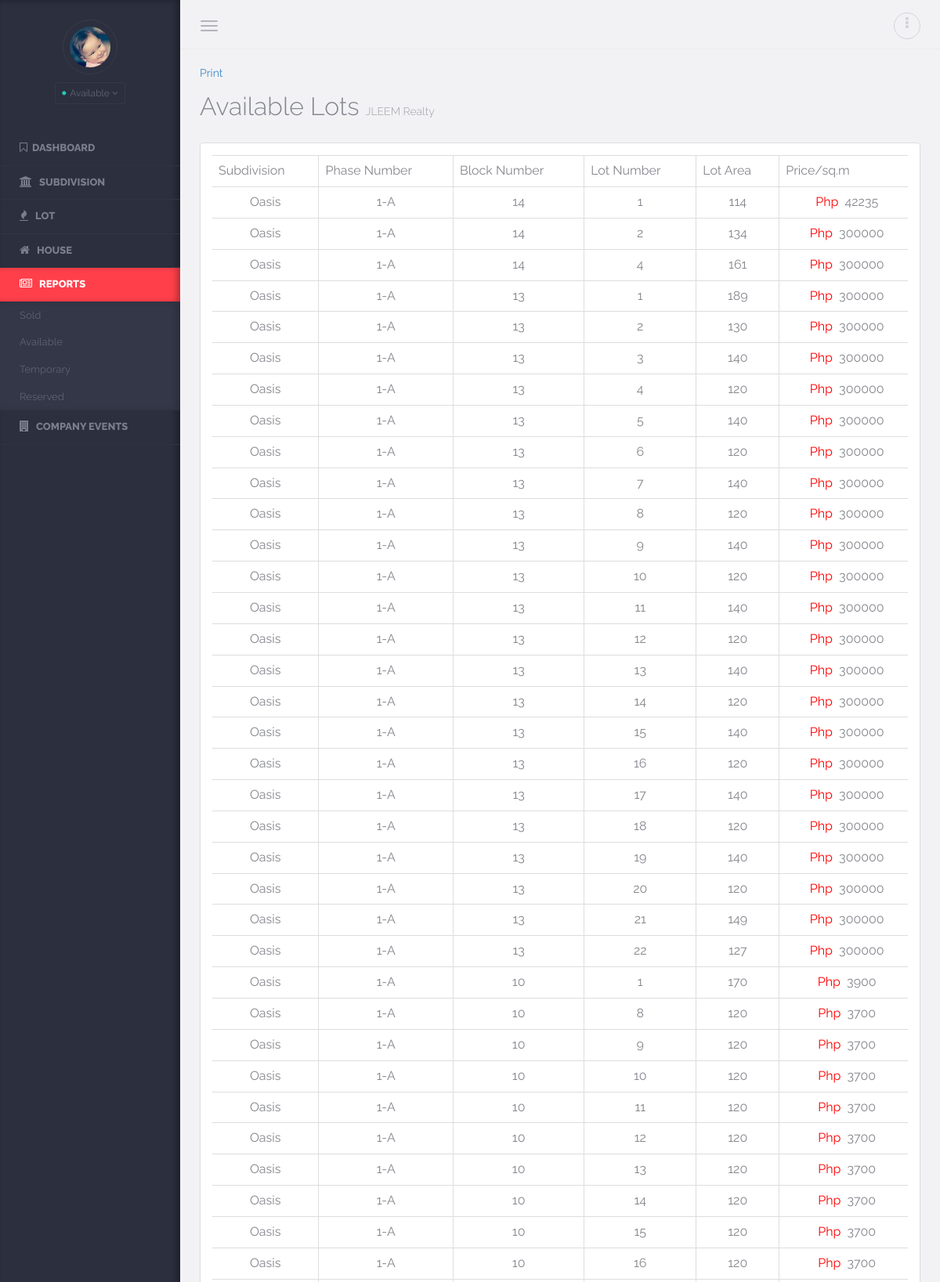
The page /available.php?status=Available (upper part) on the database its author committed.
### tables this page shows
CREATE TABLE IF NOT EXISTS `lot` (
  `lot_id` int(11) NOT NULL AUTO_INCREMENT,
  `subdname` varchar(25) NOT NULL,
  `phase` varchar(5) NOT NULL,
  `block` int(3) NOT NULL,
  `lotno` int(3) NOT NULL,
  `lotarea` int(11) NOT NULL,
  `class` varchar(15) NOT NULL,
  `price` varchar(15) NOT NULL,
  `tcp` int(11) NOT NULL,
  `lotstatus` varchar(20) NOT NULL,
  `remarks` varchar(1000) NOT NULL,
  `soldto` varchar(50) NOT NULL,
  PRIMARY KEY (`lot_id`)
);

### available.php (the view, shortened to what this page needs)
<html lang="en">
<head>
	<link rel="stylesheet" href="assets/css/bootstrap/bootstrap.css" />
    <link rel="stylesheet" href="assets/css/plugins/calendar/calendar.css" />
    <link rel="stylesheet" href="assets/css/app/app.v1.css" />
</head>
<header>
<aside class="left-panel">
            <div class="user text-center">
                  <img src="assets/images/avtar/user.png" class="img-circle" alt="...">
                  <h4 class="user-name"> <h4><?php echo $_SESSION['fname'];?></h4>
                  <div class="dropdown user-login">
                  <button class="btn btn-xs dropdown-toggle btn-rounded" type="button" data-toggle="dropdown" aria-expanded="true">
                    <i class="fa fa-circle status-icon available"></i> Available <i class="fa fa-angle-down"></i>
                  </button>
                  </div>
            </div>
 <nav class="navigation">
            	<ul class="list-unstyled">
                	<li ><a href="admin_index.php"><i class="fa fa-bookmark-o"></i><span class="nav-label">Dashboard</span></a></li>
                    <li class="has-submenu"><a href="subdivision.php"><i class="fa fa-university"></i> <span class="nav-label">Subdivision</span></a>
                    </li>
                   <li class="has-submenu"><a href="lot.php"><i class="fa fa-fire"></i> <span class="nav-label">Lot</span></a>
                    </li>
                    <li class="has-submenu"><a href="house.php"><i class="fa fa-home"></i> <span class="nav-label">House</span></a>
                    </li>
                   <li class="active"><a href="report.php"><i class="fa fa-newspaper-o"></i> <span class="nav-label">Reports</span></a>
                   <ul class="list-unstyled">
						<li><a href="sold.php?status=sold">Sold</a></li>
                        	<li><a href="available.php?status=Available">Available</a></li>
							<li><a href="temporary.php?status=Temporarily Reserved">Temporary</a></li>
                        	<li><a href="reserved.php?status=Reserved">Reserved</a></li>
                        </ul>
                    </li>
                    <li class="has-submenu"><a href="events.php"><i class="fa fa-building"></i> <span class="nav-label">Company Events</span></a>
                    </li>
                </ul>
            </nav>
    </aside>
		<section class="content">
		<header class="top-head container-fluid">
            <button type="button" class="navbar-toggle pull-left">
                <span class="icon-bar"></span>
                <span class="icon-bar"></span>
                <span class="icon-bar"></span>
            </button>
       <ul class="nav-toolbar">
   <li class="dropdown"><a href="#" data-toggle="dropdown"><i class="fa fa-ellipsis-v"></i></a>
                </li>
            </ul>
        </header>
 <div class="warper container-fluid">
 <a href="lot_pdf.php"> Print </a>
  <div class="page-header"><h1>Available Lots <small>JLEEM Realty</small></h1></div>
 		<div class="panel panel-default">
                        <div class="panel-body table-responsive">
  <table class="table table-bordered">
                            <tr>
                              <td>Subdivision</td>
                              <td >Phase Number</td>
                              <td >Block Number</td>
                              <td>Lot Number</td>
                              <td >Lot Area</td>
                              <td >Price/sq.m</td>
                            </tr>
<?php
$status=$_GET['status'];
$result = mysql_query("SELECT * FROM lot where lotstatus='$status' ORDER BY lot_id");
$rows = MYSQL_NUMROWS($result);
If ($rows == 0)
	{
	echo 'Sorry No Record Found!';
	}
else if ($rows > 0)
	{
	$i=0;
	while ($i<$rows)
		{
			$subdname = MYSQL_RESULT($result,$i,"subdname");
			$phase = MYSQL_RESULT($result,$i,"phase");
			$block = MYSQL_RESULT($result,$i,"block");
			$lotno = MYSQL_RESULT($result,$i,"lotno");
			$lotarea = MYSQL_RESULT($result,$i,"lotarea");
			$price = MYSQL_RESULT($result,$i,"price");
?>
                            <tr>
                              <td align="center"><?php echo $subdname ?></td>
                              <td align="center"><?php echo $phase ?></td>
                              <td align="center"><?php echo $block ?></td>
                              <td align="center"><?php echo $lotno; ?></td>
                              <td align="center"><?php echo $lotarea; ?></td>
                              <td align="center">&nbsp;<font color="#FF0000"> Php</font>&nbsp; <?php echo $price; ?></td>
                            </tr>
                            <?php
$i++;
	}
	}
?>
      </table>
</div>
</div>
</body>
</html>

### assets/css/app/app.v1.css (style rules this page uses)
body, html { overflow-x:hidden; }
aside.left-panel { background-color:#2b2f3e; width:230px; position:fixed; padding:25px 0px; box-shadow:inset -5px 0px 8px rgba(0,0,0,0.3); height:100%; top:0px; left:0px; }
.user { margin-bottom:35px; }
.user h4.user-name { color:#8e909a; font-size:16px; }
.user img { border:1px solid #383c4a; padding:8px; width:70px; }
.user .user-login { display:inline-block; }
.user .user-login .btn { border:1px solid #343847; background-color:transparent; color:#616574; padding:4px 8px; }
.navigation { margin:20px 0px; }
.navigation > ul > li { position:relative; }
.navigation > ul > li.has-submenu:after { content:"\f105"; font-family: 'FontAwesome'; display:inline-block; position:absolute; color:#7a7e8a; right:15px; transition: all 0.4s; -moz-transition: all 0.4s; -webkit-transition: all 0.4s; -o-transition: all 0.4s; top:10px; visibility:hidden; }
.navigation > ul > li > a { display:block; padding:12px 25px; color:#7a7e8a; text-transform:uppercase; font-size:13px; text-decoration:none; font-weight:800; border-bottom:1px solid #2f3444; transition: all 0.4s; -moz-transition: all 0.4s; -webkit-transition: all 0.4s; -o-transition: all 0.4s; }
.navigation > ul > li:hover > a, .navigation > ul > li.active:hover > a, .navigation > ul > li.active > a { color:#fff; background-color: #ff404b; -webkit-box-shadow: inset -6px 0 8px -2px rgba(0,0,0,0.3); box-shadow: inset -6px 0 8px -2px rgba(0,0,0,0.3); }
.navigation ul li a i { margin-right:6px; font-size:14px; }
.navigation ul li ul { display:none; background-color:#333747; -webkit-box-shadow: inset -6px 0 8px -2px rgba(0,0,0,0.2); box-shadow: inset -6px 0 8px -2px rgba(0,0,0,0.2); }
aside:not(.collapsed) .navigation ul li.active ul { display:block; }
.navigation ul li ul li a { padding:8px 25px; color:#5e6271; text-decoration:none; white-space:nowrap; transition: all 0.2s; -moz-transition: all 0.2s; -webkit-transition: all 0.2s; -o-transition: all 0.2s; font-size:13px; border-left:0px solid #5e6271; text-align:left; display:block; }
header { background-color:#f2f2f4; border-bottom:1px solid #ececee; padding-top:4px; padding-bottom:4px; }
.navbar-toggle { margin:8px 20px 8px 0px; display:block; padding-left:0px; }
.navbar-toggle .icon-bar { background-color:#b3b3be; }
.nav-toolbar { margin:8px 0px; float:right; }
.nav-toolbar > li { padding:0px; display:inline-block; margin-left:5px; position:relative; list-style:none; }
.nav-toolbar > li > a { color:#d3d3db; font-size:18px; border:1px solid #d3d3db; border-radius:50px; height:34px; width:34px; text-align:center; display:block; padding:4px; }
.content { margin-left:230px; }
.content > .container-fluid { padding-left:25px; padding-right:25px; }
.warper { padding-top:20px; padding-bottom:20px; min-height:550px; }
.page-header { margin:0px; border:0px; }
.page-header h1 { color:#84868e; font-weight:300; font-size:32px; margin-top:15px; margin-bottom:20px; }
.page-header * { font-weight:300; }
.page-header * small { font-size:14px; color:#9D9EA5; }
.panel { margin-bottom:30px; }

### rows shown on the page
lot: subdname "Oasis", phase "1-A", block "14", lotno "1", lotarea "114", price "42235"
lot: subdname "Oasis", phase "1-A", block "14", lotno "2", lotarea "134", price "300000"
lot: subdname "Oasis", phase "1-A", block "14", lotno "4", lotarea "161", price "300000"
lot: subdname "Oasis", phase "1-A", block "13", lotno "1", lotarea "189", price "300000"
lot: subdname "Oasis", phase "1-A", block "13", lotno "2", lotarea "130", price "300000"
lot: subdname "Oasis", phase "1-A", block "13", lotno "3", lotarea "140", price "300000"
lot: subdname "Oasis", phase "1-A", block "13", lotno "4", lotarea "120", price "300000"
lot: subdname "Oasis", phase "1-A", block "13", lotno "5", lotarea "140", price "300000"
lot: subdname "Oasis", phase "1-A", block "13", lotno "6", lotarea "120", price "300000"
lot: subdname "Oasis", phase "1-A", block "13", lotno "7", lotarea "140", price "300000"
lot: subdname "Oasis", phase "1-A", block "13", lotno "8", lotarea "120", price "300000"
lot: subdname "Oasis", phase "1-A", block "13", lotno "9", lotarea "140", price "300000"
lot: subdname "Oasis", phase "1-A", block "13", lotno "10", lotarea "120", price "300000"
lot: subdname "Oasis", phase "1-A", block "13", lotno "11", lotarea "140", price "300000"
lot: subdname "Oasis", phase "1-A", block "13", lotno "12", lotarea "120", price "300000"
lot: subdname "Oasis", phase "1-A", block "13", lotno "13", lotarea "140", price "300000"
lot: subdname "Oasis", phase "1-A", block "13", lotno "14", lotarea "120", price "300000"
lot: subdname "Oasis", phase "1-A", block "13", lotno "15", lotarea "140", price "300000"
lot: subdname "Oasis", phase "1-A", block "13", lotno "16", lotarea "120", price "300000"
lot: subdname "Oasis", phase "1-A", block "13", lotno "17", lotarea "140", price "300000"
lot: subdname "Oasis", phase "1-A", block "13", lotno "18", lotarea "120", price "300000"
lot: subdname "Oasis", phase "1-A", block "13", lotno "19", lotarea "140", price "300000"
lot: subdname "Oasis", phase "1-A", block "13", lotno "20", lotarea "120", price "300000"
lot: subdname "Oasis", phase "1-A", block "13", lotno "21", lotarea "149", price "300000"
lot: subdname "Oasis", phase "1-A", block "13", lotno "22", lotarea "127", price "300000"
lot: subdname "Oasis", phase "1-A", block "10", lotno "1", lotarea "170", price "3900"
lot: subdname "Oasis", phase "1-A", block "10", lotno "8", lotarea "120", price "3700"
lot: subdname "Oasis", phase "1-A", block "10", lotno "9", lotarea "120", price "3700"
lot: subdname "Oasis", phase "1-A", block "10", lotno "10", lotarea "120", price "3700"
lot: subdname "Oasis", phase "1-A", block "10", lotno "11", lotarea "120", price "3700"
lot: subdname "Oasis", phase "1-A", block "10", lotno "12", lotarea "120", price "3700"
lot: subdname "Oasis", phase "1-A", block "10", lotno "13", lotarea "120", price "3700"
lot: subdname "Oasis", phase "1-A", block "10", lotno "14", lotarea "120", price "3700"
lot: subdname "Oasis", phase "1-A", block "10", lotno "15", lotarea "120", price "3700"
lot: subdname "Oasis", phase "1-A", block "10", lotno "16", lotarea "120", price "3700"
